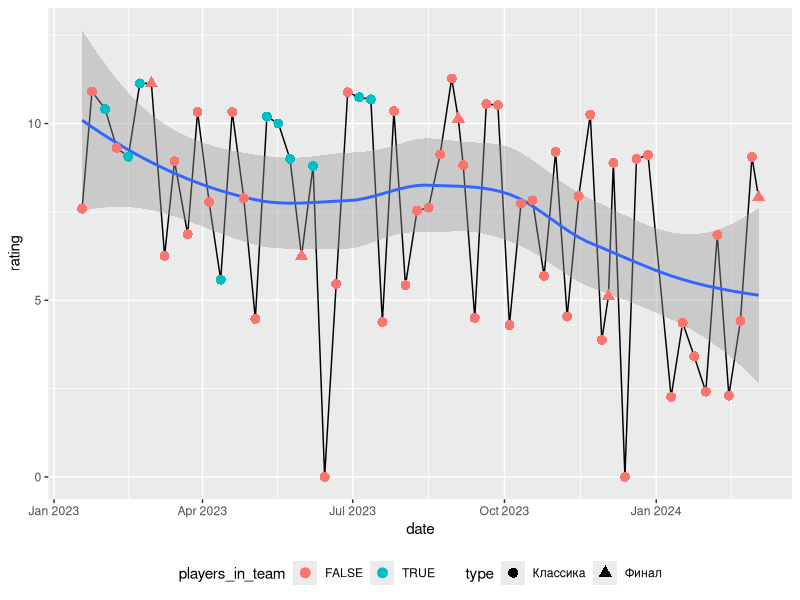
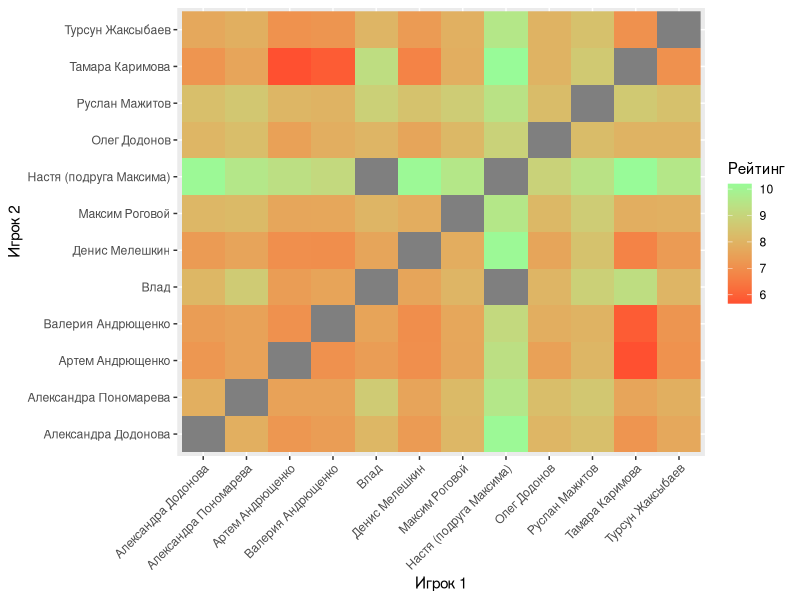

These charts were generated, in order, by the following R code:
library(ggplot2)
library(stringr)
library(reshape2)

#Считываем файлы
players <- read.csv('kp_players.csv', header = T, sep = ';')
games <- read.csv('kp_games.csv', header = T, sep = ';')

#Тип даты преобразуем в дату
games$date <- as.Date(games$date, format = "%d.%m.%y")
#Тип очков преобразуем в число
games$points <- as.numeric(str_replace(games$points, ',', '.'))

#Рассчитываем сложность каждой игры
games$points_1p <- as.numeric(str_replace(games$points_1p, ',', '.'))
games$points_2p <- as.numeric(str_replace(games$points_2p, ',', '.'))
games$points_3p <- as.numeric(str_replace(games$points_3p, ',', '.'))
games$difficulty <- (3*games$points_max)/(games$points_1p + games$points_2p + games$points_3p)

#Тип игр преобразуем в фактор
games$type <- factor(games$type, labels = c('Классика', 'Финал'))

#Баллы и сложность преобразуем в рейтинг
games$rating <- ifelse(11 - games$place > 0, 11 - games$place, 0)
games$rating <- games$rating * (games$points / games$points_max) * games$difficulty

#Составы команд преобразуем в вектор
games$team <- lapply(strsplit(games$team, ','), function(x) as.integer(x))

#средний рейтинг команды среди игр каждого игрока
for (player in players$id) {
  players$games_number[player] <- length(games$date[unlist(lapply(games$team, function(x) player %in% x))])
  players$mean_rating[player] <- mean(games$rating[unlist(lapply(games$team, function(x) player %in% x))])
  players$mean_points[player] <- mean(games$points[unlist(lapply(games$team, function(x) player %in% x))])
}
rm(player)

veterans <- players[players$games_number >= 10 , ]

#Игры, где играли игроки с players_id
players_id <- c(13)
players_in_team <- unlist(lapply(games$team, function(x) all(players_id %in% x)))
##ТЕСТ
unlist(lapply(games$team, function(x) all(players_id %in% x)))
mean(games$rating[players_in_team])
games$date[players_in_team]

#Тенденция игр
ggplot(games, aes(x = date, y = rating))+
  geom_line()+
  geom_smooth()+
  geom_point(size = 3, aes(col = players_in_team, shape = type))+
  theme(legend.position = 'bottom')

##Расчет лучших пар
m_size <- length(veterans$id)
rating_mtx <- matrix(NA, nrow = m_size, ncol = m_size, dimnames = list(veterans$id, veterans$id))

for (i in unlist(dimnames(rating_mtx)[1])) {
  for (j in unlist(dimnames(rating_mtx)[2])) {
    if (i != j) {
      played_games <- unlist(lapply(games$team, function(x) all(c(i, j) %in% x)))
      if (any(played_games) > 0) {
        pair_rating <- mean(games$rating[played_games])
        rating_mtx[i,j] <- pair_rating
      }
    }
  }
}
rm(i,j, m_size)

id_to_name <- setNames(players$name, players$id)
rownames(rating_mtx) <- id_to_name[rownames(rating_mtx)]
colnames(rating_mtx) <- id_to_name[colnames(rating_mtx)]
rating_mtx <- rating_mtx[order(rownames(rating_mtx)), order(colnames(rating_mtx))]

rating_df <- melt(rating_mtx)
colnames(rating_df) <- c('player1', 'player2', 'rating')

ggplot(rating_df, aes(x = player1, y = player2, fill = rating))+
  geom_raster() +
  theme(axis.text.x = element_text(angle = 45, hjust = 1)) + # Поворот текста на оси X для лучшей читаемости
  labs(fill = "Рейтинг", x = "Игрок 1", y = "Игрок 2") + # Подписи
  scale_fill_gradient(low = "#FF5030", high = "#98FB98")

rating_mtx[lower.tri(rating_mtx)] <- NA #для удобства табличного представления

#Прогноз на игру
team <- c(1, 2, 3, 4, 5, 6, 7, 8, 11)
team_mean_rating <- mean(players$mean_rating[players$id %in% team])
team_mean_points <- mean(players$mean_points[players$id %in% team])
mean(games$points_max) / mean(games$difficulty)
